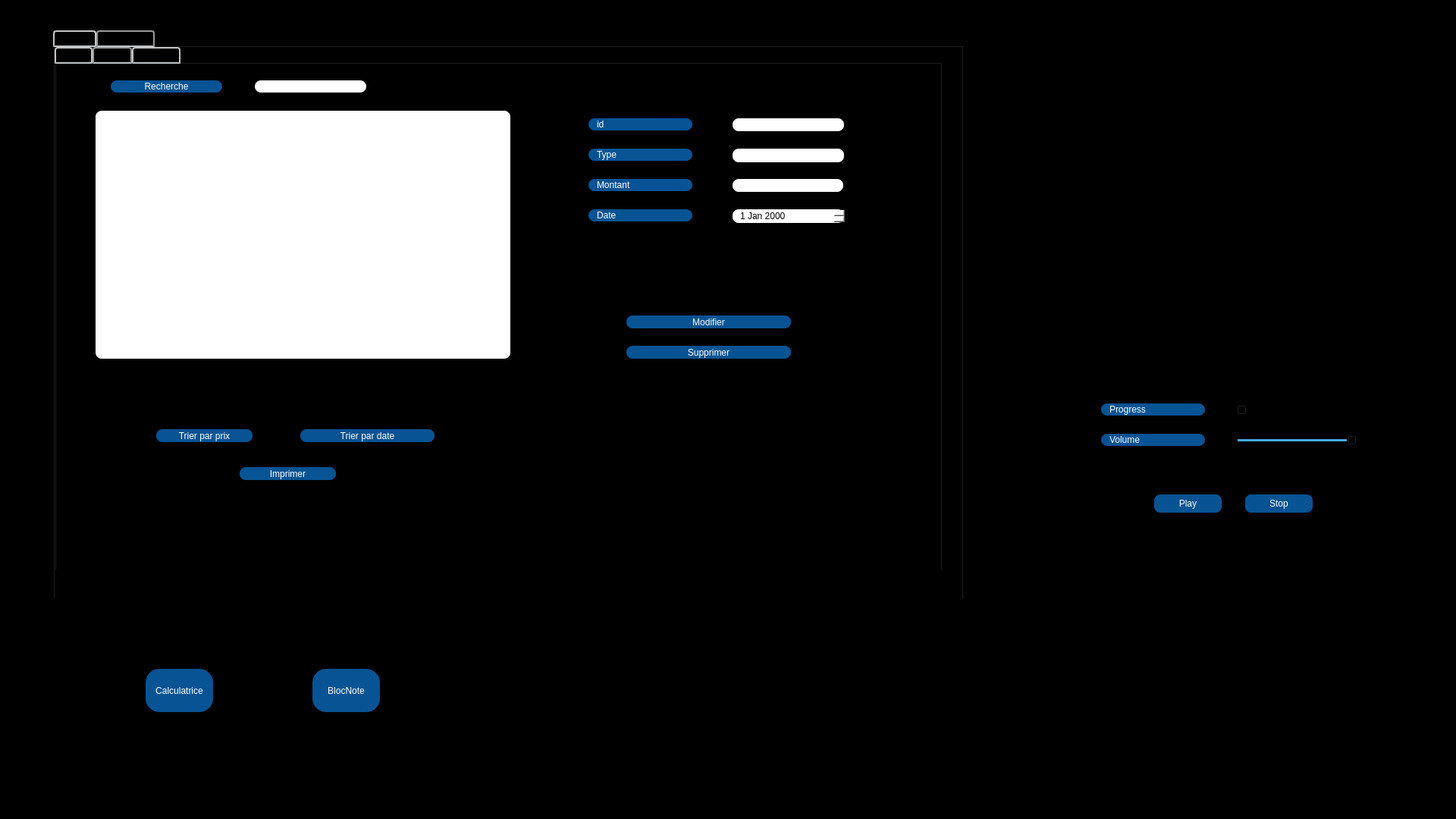
<?xml version="1.0" encoding="UTF-8"?>
<ui version="4.0">
 <class>finance</class>
 <widget class="QDialog" name="finance">
  <property name="geometry">
   <rect>
    <x>0</x>
    <y>0</y>
    <width>1920</width>
    <height>1080</height>
   </rect>
  </property>
  <property name="windowTitle">
   <string>Dialog</string>
  </property>
  <property name="styleSheet">
   <string notr="true">
background-color: rgb(0, 0, 0);</string>
  </property>
  <widget class="QLabel" name="label_10">
   <property name="geometry">
    <rect>
     <x>880</x>
     <y>110</y>
     <width>51</width>
     <height>51</height>
    </rect>
   </property>
   <property name="styleSheet">
    <string notr="true">image: url(:/img/rv.png);</string>
   </property>
   <property name="text">
    <string/>
   </property>
  </widget>
  <widget class="QLabel" name="label_7">
   <property name="geometry">
    <rect>
     <x>800</x>
     <y>110</y>
     <width>51</width>
     <height>51</height>
    </rect>
   </property>
   <property name="styleSheet">
    <string notr="true">image: url(:/img/recl.png);</string>
   </property>
   <property name="text">
    <string/>
   </property>
  </widget>
  <widget class="QLabel" name="label_8">
   <property name="geometry">
    <rect>
     <x>720</x>
     <y>110</y>
     <width>51</width>
     <height>51</height>
    </rect>
   </property>
   <property name="styleSheet">
    <string notr="true">image: url(:/img/home.png);</string>
   </property>
   <property name="text">
    <string/>
   </property>
  </widget>
  <widget class="QTabWidget" name="tabWidget">
   <property name="geometry">
    <rect>
     <x>70</x>
     <y>40</y>
     <width>1201</width>
     <height>751</height>
    </rect>
   </property>
   <property name="styleSheet">
    <string notr="true">QTabBar::tab {
	border-color: rgb(170, 170, 0);
    background: qlineargradient(x1: 0, y1: 0, x2: 0, y2: 1,
                                stop: 0 #E1E1E1, stop: 0.4 #DDDDDD,
                                stop: 0.5 #D8D8D8, stop: 1.0 #D3D3D3);
    border: 2px solid#C4C4C3;
    border-bottom-color: #C2C7CB; /* same as the pane color */
    border-top-left-radius: 4px;
    border-top-right-radius: 4px;
    min-width:20ex;
    padding: 2px;
     font: bold, &quot;Comic Sans MS&quot;;
}

QTabBar::tab:selected, QTabBar::tab:hover {
    background: qlineargradient(x1: 0, y1: 0, x2: 0, y2: 1,
                                stop: 0 #fade02, stop: 0.4 #fade02,
                                stop: 0.5 #fade02, stop: 1.0 #fade02);
}

QTabBar::tab:selected {
    border-color: #9B9B9B;
    border-bottom-color: #C2C7CB; /* same as pane color */
}</string>
   </property>
   <property name="currentIndex">
    <number>1</number>
   </property>
   <widget class="QWidget" name="tab_15">
    <attribute name="title">
     <string>Revenue</string>
    </attribute>
    <widget class="QTabWidget" name="tabWidget_6">
     <property name="geometry">
      <rect>
       <x>0</x>
       <y>0</y>
       <width>1181</width>
       <height>691</height>
      </rect>
     </property>
     <property name="styleSheet">
      <string notr="true">QTabBar::tab {
    background: qlineargradient(x1: 0, y1: 0, x2: 0, y2: 1,
                                stop: 0 #E1E1E1, stop: 0.4 #DDDDDD,
                                stop: 0.5 #D8D8D8, stop: 1.0 #D3D3D3);
    border: 2px solid#C4C4C3;
    border-bottom-color: #C2C7CB; /* same as the pane color */
    border-top-left-radius: 4px;
    border-top-right-radius: 4px;
    min-width:20ex;
    padding: 2px;
     font: bold, &quot;Comic Sans MS&quot;;
}

QTabBar::tab:selected, QTabBar::tab:hover {
    background: qlineargradient(x1: 0, y1: 0, x2: 0, y2: 1,
                                stop: 0 #085394, stop: 0.4 #085394,
                                stop: 0.5 #085394, stop: 1.0 #085394);
}

QTabBar::tab:selected {
    border-color: #9B9B9B;
    border-bottom-color: #C2C7CB; /* same as pane color */
}</string>
     </property>
     <property name="currentIndex">
      <number>1</number>
     </property>
     <widget class="QWidget" name="tab_16">
      <attribute name="title">
       <string>Ajouter </string>
      </attribute>
      <widget class="QPushButton" name="ajouter_revenue">
       <property name="geometry">
        <rect>
         <x>410</x>
         <y>360</y>
         <width>311</width>
         <height>31</height>
        </rect>
       </property>
       <property name="font">
        <font>
         <family>Comic Sans MS</family>
         <pointsize>8</pointsize>
         <weight>75</weight>
         <italic>false</italic>
         <bold>true</bold>
         <kerning>true</kerning>
        </font>
       </property>
       <property name="styleSheet">
        <string notr="true">border: 2px solid black;
font: 75 8pt &quot;MS Shell Dlg 2&quot;;
border-radius: 10px;
color: rgb(255, 255, 255);
padding: 0 8px;
background: #085394;
font: bold, &quot;Comic Sans MS&quot;;;
text-align:center;</string>
       </property>
       <property name="text">
        <string>Ajouter</string>
       </property>
      </widget>
      <widget class="QLabel" name="label_64">
       <property name="geometry">
        <rect>
         <x>370</x>
         <y>210</y>
         <width>181</width>
         <height>20</height>
        </rect>
       </property>
       <property name="styleSheet">
        <string notr="true">border: 2px solid black;
font: 75 8pt &quot;MS Shell Dlg 2&quot;;
border-radius: 10px;
color: rgb(255, 255, 255);
padding: 0 8px;
background: #085394;
font: bold, &quot;Comic Sans MS&quot;;;
text-align:center;</string>
       </property>
       <property name="text">
        <string>Produit</string>
       </property>
      </widget>
      <widget class="QLineEdit" name="idajout_revenue">
       <property name="geometry">
        <rect>
         <x>590</x>
         <y>90</y>
         <width>171</width>
         <height>22</height>
        </rect>
       </property>
       <property name="styleSheet">
        <string notr="true">border: 2px solid black;
font: 75 8pt &quot;MS Shell Dlg 2&quot;;
border-radius: 10px;
padding: 0 8px;
background: white;
font: bold, &quot;Comic Sans MS&quot;;;
text-align:center;</string>
       </property>
       <property name="text">
        <string/>
       </property>
       <property name="frame">
        <bool>true</bool>
       </property>
       <property name="echoMode">
        <enum>QLineEdit::Normal</enum>
       </property>
       <property name="clearButtonEnabled">
        <bool>true</bool>
       </property>
      </widget>
      <widget class="QLabel" name="label_65">
       <property name="geometry">
        <rect>
         <x>370</x>
         <y>250</y>
         <width>181</width>
         <height>20</height>
        </rect>
       </property>
       <property name="styleSheet">
        <string notr="true">border: 2px solid black;
font: 75 8pt &quot;MS Shell Dlg 2&quot;;
border-radius: 10px;
color: rgb(255, 255, 255);
padding: 0 8px;
background: #085394;
font: bold, &quot;Comic Sans MS&quot;;;
text-align:center;</string>
       </property>
       <property name="text">
        <string>Date</string>
       </property>
      </widget>
      <widget class="QLabel" name="label_68">
       <property name="enabled">
        <bool>true</bool>
       </property>
       <property name="geometry">
        <rect>
         <x>370</x>
         <y>90</y>
         <width>181</width>
         <height>20</height>
        </rect>
       </property>
       <property name="layoutDirection">
        <enum>Qt::LeftToRight</enum>
       </property>
       <property name="styleSheet">
        <string notr="true">border: 2px solid black;
font: 75 8pt &quot;MS Shell Dlg 2&quot;;
border-radius: 10px;
color: rgb(255, 255, 255);
padding: 0 8px;
background: #085394;
font: bold, &quot;Comic Sans MS&quot;;;
text-align:center;</string>
       </property>
       <property name="text">
        <string>id</string>
       </property>
       <property name="wordWrap">
        <bool>false</bool>
       </property>
      </widget>
      <widget class="QLabel" name="label_69">
       <property name="geometry">
        <rect>
         <x>370</x>
         <y>130</y>
         <width>181</width>
         <height>20</height>
        </rect>
       </property>
       <property name="styleSheet">
        <string notr="true">border: 2px solid black;
font: 75 8pt &quot;MS Shell Dlg 2&quot;;
border-radius: 10px;
color: rgb(255, 255, 255);
padding: 0 8px;
background: #085394;
font: bold, &quot;Comic Sans MS&quot;;;
text-align:center;</string>
       </property>
       <property name="text">
        <string>Montant</string>
       </property>
      </widget>
      <widget class="QLineEdit" name="quantite_ajout_revenue">
       <property name="geometry">
        <rect>
         <x>590</x>
         <y>170</y>
         <width>171</width>
         <height>22</height>
        </rect>
       </property>
       <property name="styleSheet">
        <string notr="true">border: 2px solid black;
font: 75 8pt &quot;MS Shell Dlg 2&quot;;
border-radius: 10px;
padding: 0 8px;
background: white;
font: bold, &quot;Comic Sans MS&quot;;;
text-align:center;</string>
       </property>
       <property name="clearButtonEnabled">
        <bool>true</bool>
       </property>
      </widget>
      <widget class="QLineEdit" name="montant_ajout_revenue">
       <property name="geometry">
        <rect>
         <x>590</x>
         <y>130</y>
         <width>171</width>
         <height>22</height>
        </rect>
       </property>
       <property name="styleSheet">
        <string notr="true">border: 2px solid black;
font: 75 8pt &quot;MS Shell Dlg 2&quot;;
border-radius: 10px;
padding: 0 8px;
background: white;
font: bold, &quot;Comic Sans MS&quot;;;
text-align:center;</string>
       </property>
       <property name="clearButtonEnabled">
        <bool>true</bool>
       </property>
      </widget>
      <widget class="QLabel" name="label_66">
       <property name="geometry">
        <rect>
         <x>370</x>
         <y>170</y>
         <width>181</width>
         <height>20</height>
        </rect>
       </property>
       <property name="styleSheet">
        <string notr="true">border: 2px solid black;
font: 75 8pt &quot;MS Shell Dlg 2&quot;;
border-radius: 10px;
color: rgb(255, 255, 255);
padding: 0 8px;
background: #085394;
font: bold, &quot;Comic Sans MS&quot;;;
text-align:center;</string>
       </property>
       <property name="text">
        <string>Quantite</string>
       </property>
      </widget>
      <widget class="QLineEdit" name="produit_ajout_revenue">
       <property name="geometry">
        <rect>
         <x>590</x>
         <y>210</y>
         <width>171</width>
         <height>22</height>
        </rect>
       </property>
       <property name="styleSheet">
        <string notr="true">border: 2px solid black;
font: 75 8pt &quot;MS Shell Dlg 2&quot;;
border-radius: 10px;
padding: 0 8px;
background: white;
font: bold, &quot;Comic Sans MS&quot;;;
text-align:center;</string>
       </property>
       <property name="clearButtonEnabled">
        <bool>true</bool>
       </property>
      </widget>
      <widget class="QDateEdit" name="date_ajout_revenue">
       <property name="geometry">
        <rect>
         <x>590</x>
         <y>250</y>
         <width>151</width>
         <height>22</height>
        </rect>
       </property>
       <property name="styleSheet">
        <string notr="true">border: 2px solid black;
font: 75 8pt &quot;MS Shell Dlg 2&quot;;
border-radius: 10px;
padding: 0 8px;
background: white;
font: bold, &quot;Comic Sans MS&quot;;;
text-align:center;</string>
       </property>
      </widget>
     </widget>
     <widget class="QWidget" name="tab_17">
      <attribute name="title">
       <string>Afficher </string>
      </attribute>
      <widget class="QTableView" name="affichage_revenue">
       <property name="geometry">
        <rect>
         <x>10</x>
         <y>60</y>
         <width>701</width>
         <height>351</height>
        </rect>
       </property>
       <property name="styleSheet">
        <string notr="true">border: 2px solid black;
font: 75 8pt &quot;MS Shell Dlg 2&quot;;
border-radius: 10px;
padding: 0 8px;
background: white;
font: bold, &quot;Comic Sans MS&quot;;;
text-align:center;</string>
       </property>
      </widget>
      <widget class="QPushButton" name="tri_prix_revenue">
       <property name="geometry">
        <rect>
         <x>350</x>
         <y>480</y>
         <width>121</width>
         <height>21</height>
        </rect>
       </property>
       <property name="styleSheet">
        <string notr="true">border: 2px solid black;
font: 75 8pt &quot;MS Shell Dlg 2&quot;;
border-radius: 10px;
color: rgb(255, 255, 255);
padding: 0 8px;
background: #085394;
font: bold, &quot;Comic Sans MS&quot;;;
text-align:center;</string>
       </property>
       <property name="text">
        <string>Trier par prix</string>
       </property>
      </widget>
      <widget class="QLineEdit" name="id_recherche_revenue">
       <property name="geometry">
        <rect>
         <x>262</x>
         <y>20</y>
         <width>151</width>
         <height>20</height>
        </rect>
       </property>
       <property name="styleSheet">
        <string notr="true">border: 2px solid black;
font: 75 8pt &quot;MS Shell Dlg 2&quot;;
border-radius: 10px;
padding: 0 8px;
background: white;
font: bold, &quot;Comic Sans MS&quot;;;
text-align:center;</string>
       </property>
       <property name="clearButtonEnabled">
        <bool>true</bool>
       </property>
      </widget>
      <widget class="QPushButton" name="recherche_revenue">
       <property name="geometry">
        <rect>
         <x>70</x>
         <y>20</y>
         <width>121</width>
         <height>20</height>
        </rect>
       </property>
       <property name="styleSheet">
        <string notr="true">border: 2px solid black;
font: 75 8pt &quot;MS Shell Dlg 2&quot;;
border-radius: 10px;
color: rgb(255, 255, 255);
padding: 0 8px;
background: #085394;
font: bold, &quot;Comic Sans MS&quot;;;
text-align:center;</string>
       </property>
       <property name="text">
        <string>Recherche</string>
       </property>
      </widget>
      <widget class="QLabel" name="label_71">
       <property name="geometry">
        <rect>
         <x>760</x>
         <y>100</y>
         <width>161</width>
         <height>20</height>
        </rect>
       </property>
       <property name="styleSheet">
        <string notr="true">border: 2px solid black;
font: 75 8pt &quot;MS Shell Dlg 2&quot;;
border-radius: 10px;
color: rgb(255, 255, 255);
padding: 0 8px;
background: #085394;
font: bold, &quot;Comic Sans MS&quot;;;
text-align:center;</string>
       </property>
       <property name="text">
        <string>Montant</string>
       </property>
      </widget>
      <widget class="QLineEdit" name="montant_afficher_revenue">
       <property name="geometry">
        <rect>
         <x>982</x>
         <y>100</y>
         <width>161</width>
         <height>20</height>
        </rect>
       </property>
       <property name="styleSheet">
        <string notr="true">border: 2px solid black;
font: 75 8pt &quot;MS Shell Dlg 2&quot;;
border-radius: 10px;
padding: 0 8px;
background: white;
font: bold, &quot;Comic Sans MS&quot;;;
text-align:center;</string>
       </property>
       <property name="clearButtonEnabled">
        <bool>true</bool>
       </property>
      </widget>
      <widget class="QLabel" name="label_73">
       <property name="geometry">
        <rect>
         <x>760</x>
         <y>190</y>
         <width>161</width>
         <height>20</height>
        </rect>
       </property>
       <property name="styleSheet">
        <string notr="true">border: 2px solid black;
font: 75 8pt &quot;MS Shell Dlg 2&quot;;
border-radius: 10px;
color: rgb(255, 255, 255);
padding: 0 8px;
background: #085394;
font: bold, &quot;Comic Sans MS&quot;;;
text-align:center;</string>
       </property>
       <property name="text">
        <string>Date</string>
       </property>
      </widget>
      <widget class="QLabel" name="label_74">
       <property name="geometry">
        <rect>
         <x>760</x>
         <y>130</y>
         <width>161</width>
         <height>20</height>
        </rect>
       </property>
       <property name="styleSheet">
        <string notr="true">border: 2px solid black;
font: 75 8pt &quot;MS Shell Dlg 2&quot;;
border-radius: 10px;
color: rgb(255, 255, 255);
padding: 0 8px;
background: #085394;
font: bold, &quot;Comic Sans MS&quot;;;
text-align:center;</string>
       </property>
       <property name="text">
        <string>Produit</string>
       </property>
      </widget>
      <widget class="QLineEdit" name="produit_afficher_revenue">
       <property name="geometry">
        <rect>
         <x>982</x>
         <y>130</y>
         <width>161</width>
         <height>20</height>
        </rect>
       </property>
       <property name="styleSheet">
        <string notr="true">border: 2px solid black;
font: 75 8pt &quot;MS Shell Dlg 2&quot;;
border-radius: 10px;
padding: 0 8px;
background: white;
font: bold, &quot;Comic Sans MS&quot;;;
text-align:center;</string>
       </property>
       <property name="clearButtonEnabled">
        <bool>true</bool>
       </property>
      </widget>
      <widget class="QLabel" name="label_75">
       <property name="geometry">
        <rect>
         <x>760</x>
         <y>70</y>
         <width>161</width>
         <height>20</height>
        </rect>
       </property>
       <property name="styleSheet">
        <string notr="true">border: 2px solid black;
font: 75 8pt &quot;MS Shell Dlg 2&quot;;
border-radius: 10px;
color: rgb(255, 255, 255);
padding: 0 8px;
background: #085394;
font: bold, &quot;Comic Sans MS&quot;;;
text-align:center;</string>
       </property>
       <property name="text">
        <string>id</string>
       </property>
      </widget>
      <widget class="QPushButton" name="modifier_revnue">
       <property name="geometry">
        <rect>
         <x>850</x>
         <y>280</y>
         <width>121</width>
         <height>20</height>
        </rect>
       </property>
       <property name="styleSheet">
        <string notr="true">border: 2px solid black;
font: 75 8pt &quot;MS Shell Dlg 2&quot;;
border-radius: 10px;
color: rgb(255, 255, 255);
padding: 0 8px;
background: #085394;
font: bold, &quot;Comic Sans MS&quot;;;
text-align:center;</string>
       </property>
       <property name="text">
        <string>Modifier</string>
       </property>
      </widget>
      <widget class="QPushButton" name="supprimer_revenue">
       <property name="geometry">
        <rect>
         <x>850</x>
         <y>340</y>
         <width>121</width>
         <height>21</height>
        </rect>
       </property>
       <property name="styleSheet">
        <string notr="true">border: 2px solid black;
font: 75 8pt &quot;MS Shell Dlg 2&quot;;
border-radius: 10px;
color: rgb(255, 255, 255);
padding: 0 8px;
background: #085394;
font: bold, &quot;Comic Sans MS&quot;;;
text-align:center;</string>
       </property>
       <property name="text">
        <string>Supprimer</string>
       </property>
      </widget>
      <widget class="QLineEdit" name="id_afficher_revenue">
       <property name="geometry">
        <rect>
         <x>982</x>
         <y>70</y>
         <width>161</width>
         <height>20</height>
        </rect>
       </property>
       <property name="styleSheet">
        <string notr="true">border: 2px solid black;
font: 75 8pt &quot;MS Shell Dlg 2&quot;;
border-radius: 10px;
padding: 0 8px;
background: white;
font: bold, &quot;Comic Sans MS&quot;;;
text-align:center;</string>
       </property>
       <property name="clearButtonEnabled">
        <bool>true</bool>
       </property>
      </widget>
      <widget class="QPushButton" name="imprimer_revenue">
       <property name="geometry">
        <rect>
         <x>240</x>
         <y>530</y>
         <width>75</width>
         <height>23</height>
        </rect>
       </property>
       <property name="styleSheet">
        <string notr="true">border: 2px solid black;
font: 75 8pt &quot;MS Shell Dlg 2&quot;;
border-radius: 10px;
color: rgb(255, 255, 255);
padding: 0 8px;
background: #085394;
font: bold, &quot;Comic Sans MS&quot;;;
text-align:center;</string>
       </property>
       <property name="text">
        <string>Imprimer</string>
       </property>
      </widget>
      <widget class="QPushButton" name="tri_date_revenue">
       <property name="geometry">
        <rect>
         <x>90</x>
         <y>480</y>
         <width>121</width>
         <height>21</height>
        </rect>
       </property>
       <property name="styleSheet">
        <string notr="true">border: 2px solid black;
font: 75 8pt &quot;MS Shell Dlg 2&quot;;
border-radius: 10px;
color: rgb(255, 255, 255);
padding: 0 8px;
background: #085394;
font: bold, &quot;Comic Sans MS&quot;;;
text-align:center;</string>
       </property>
       <property name="text">
        <string>Trier par date</string>
       </property>
      </widget>
      <widget class="QLabel" name="label_67">
       <property name="geometry">
        <rect>
         <x>760</x>
         <y>160</y>
         <width>161</width>
         <height>20</height>
        </rect>
       </property>
       <property name="styleSheet">
        <string notr="true">border: 2px solid black;
font: 75 8pt &quot;MS Shell Dlg 2&quot;;
border-radius: 10px;
color: rgb(255, 255, 255);
padding: 0 8px;
background: #085394;
font: bold, &quot;Comic Sans MS&quot;;;
text-align:center;</string>
       </property>
       <property name="text">
        <string>Quantite</string>
       </property>
      </widget>
      <widget class="QLineEdit" name="quantite_afficher_revenue">
       <property name="geometry">
        <rect>
         <x>982</x>
         <y>160</y>
         <width>161</width>
         <height>20</height>
        </rect>
       </property>
       <property name="styleSheet">
        <string notr="true">border: 2px solid black;
font: 75 8pt &quot;MS Shell Dlg 2&quot;;
border-radius: 10px;
padding: 0 8px;
background: white;
font: bold, &quot;Comic Sans MS&quot;;;
text-align:center;</string>
       </property>
       <property name="clearButtonEnabled">
        <bool>true</bool>
       </property>
      </widget>
      <widget class="QDateEdit" name="date_afficher_revenue">
       <property name="geometry">
        <rect>
         <x>982</x>
         <y>190</y>
         <width>141</width>
         <height>22</height>
        </rect>
       </property>
       <property name="styleSheet">
        <string notr="true">border: 2px solid black;
font: 75 8pt &quot;MS Shell Dlg 2&quot;;
border-radius: 10px;
padding: 0 8px;
background: white;
font: bold, &quot;Comic Sans MS&quot;;;
text-align:center;</string>
       </property>
      </widget>
     </widget>
     <widget class="QWidget" name="tab_18">
      <attribute name="title">
       <string>Statistique</string>
      </attribute>
     </widget>
    </widget>
   </widget>
   <widget class="QWidget" name="tab_19">
    <attribute name="title">
     <string>Dependance</string>
    </attribute>
    <widget class="QTabWidget" name="rt">
     <property name="geometry">
      <rect>
       <x>0</x>
       <y>0</y>
       <width>1171</width>
       <height>691</height>
      </rect>
     </property>
     <property name="styleSheet">
      <string notr="true">QTabBar::tab {
    background: qlineargradient(x1: 0, y1: 0, x2: 0, y2: 1,
                                stop: 0 #E1E1E1, stop: 0.4 #DDDDDD,
                                stop: 0.5 #D8D8D8, stop: 1.0 #D3D3D3);
    border: 2px solid#C4C4C3;
    border-bottom-color: #C2C7CB; /* same as the pane color */
    border-top-left-radius: 4px;
    border-top-right-radius: 4px;
    min-width:20ex;
    padding: 2px;
     font: bold, &quot;Comic Sans MS&quot;;
}

QTabBar::tab:selected, QTabBar::tab:hover {
    background: qlineargradient(x1: 0, y1: 0, x2: 0, y2: 1,
                                stop: 0 #085394, stop: 0.4 #085394,
                                stop: 0.5 #085394, stop: 1.0 #085394);
}

QTabBar::tab:selected {
    border-color: #9B9B9B;
    border-bottom-color: #C2C7CB; /* same as pane color */
}</string>
     </property>
     <property name="currentIndex">
      <number>1</number>
     </property>
     <widget class="QWidget" name="tab_20">
      <attribute name="title">
       <string>Ajouter </string>
      </attribute>
      <widget class="QLabel" name="label_76">
       <property name="geometry">
        <rect>
         <x>370</x>
         <y>150</y>
         <width>181</width>
         <height>21</height>
        </rect>
       </property>
       <property name="styleSheet">
        <string notr="true">border: 2px solid black;
font: 75 8pt &quot;MS Shell Dlg 2&quot;;
border-radius: 10px;
color: rgb(255, 255, 255);
padding: 0 8px;
background: #085394;
font: bold, &quot;Comic Sans MS&quot;;;
text-align:center;</string>
       </property>
       <property name="text">
        <string>id</string>
       </property>
      </widget>
      <widget class="QLineEdit" name="id_ajout_dependance">
       <property name="geometry">
        <rect>
         <x>590</x>
         <y>150</y>
         <width>181</width>
         <height>21</height>
        </rect>
       </property>
       <property name="styleSheet">
        <string notr="true">border: 2px solid black;
font: 75 8pt &quot;MS Shell Dlg 2&quot;;
border-radius: 10px;
padding: 0 8px;
background: white;
font: bold, &quot;Comic Sans MS&quot;;;
text-align:center;</string>
       </property>
       <property name="clearButtonEnabled">
        <bool>true</bool>
       </property>
      </widget>
      <widget class="QLabel" name="label_77">
       <property name="geometry">
        <rect>
         <x>370</x>
         <y>270</y>
         <width>181</width>
         <height>21</height>
        </rect>
       </property>
       <property name="styleSheet">
        <string notr="true">border: 2px solid black;
font: 75 8pt &quot;MS Shell Dlg 2&quot;;
border-radius: 10px;
color: rgb(255, 255, 255);
padding: 0 8px;
background: #085394;
font: bold, &quot;Comic Sans MS&quot;;;
text-align:center;</string>
       </property>
       <property name="text">
        <string>Date</string>
       </property>
      </widget>
      <widget class="QLabel" name="label_78">
       <property name="geometry">
        <rect>
         <x>370</x>
         <y>190</y>
         <width>181</width>
         <height>21</height>
        </rect>
       </property>
       <property name="styleSheet">
        <string notr="true">border: 2px solid black;
font: 75 8pt &quot;MS Shell Dlg 2&quot;;
border-radius: 10px;
color: rgb(255, 255, 255);
padding: 0 8px;
background: #085394;
font: bold, &quot;Comic Sans MS&quot;;;
text-align:center;</string>
       </property>
       <property name="text">
        <string>Type</string>
       </property>
      </widget>
      <widget class="QLineEdit" name="montant_ajout_dependance">
       <property name="geometry">
        <rect>
         <x>590</x>
         <y>230</y>
         <width>181</width>
         <height>20</height>
        </rect>
       </property>
       <property name="styleSheet">
        <string notr="true">border: 2px solid black;
font: 75 8pt &quot;MS Shell Dlg 2&quot;;
border-radius: 10px;
padding: 0 8px;
background: white;
font: bold, &quot;Comic Sans MS&quot;;;
text-align:center;</string>
       </property>
       <property name="clearButtonEnabled">
        <bool>true</bool>
       </property>
      </widget>
      <widget class="QLabel" name="label_80">
       <property name="geometry">
        <rect>
         <x>370</x>
         <y>230</y>
         <width>181</width>
         <height>21</height>
        </rect>
       </property>
       <property name="styleSheet">
        <string notr="true">border: 2px solid black;
font: 75 8pt &quot;MS Shell Dlg 2&quot;;
border-radius: 10px;
color: rgb(255, 255, 255);
padding: 0 8px;
background: #085394;
font: bold, &quot;Comic Sans MS&quot;;;
text-align:center;</string>
       </property>
       <property name="text">
        <string>Montant</string>
       </property>
      </widget>
      <widget class="QPushButton" name="ajout_dependance">
       <property name="geometry">
        <rect>
         <x>460</x>
         <y>400</y>
         <width>181</width>
         <height>21</height>
        </rect>
       </property>
       <property name="styleSheet">
        <string notr="true">border: 2px solid black;
font: 75 8pt &quot;MS Shell Dlg 2&quot;;
border-radius: 10px;
color: rgb(255, 255, 255);
padding: 0 8px;
background: #085394;
font: bold, &quot;Comic Sans MS&quot;;;
text-align:center;


</string>
       </property>
       <property name="text">
        <string>Ajouter</string>
       </property>
      </widget>
      <widget class="QLineEdit" name="type_ajout_dependance">
       <property name="geometry">
        <rect>
         <x>590</x>
         <y>190</y>
         <width>181</width>
         <height>21</height>
        </rect>
       </property>
       <property name="styleSheet">
        <string notr="true">border: 2px solid black;
font: 75 8pt &quot;MS Shell Dlg 2&quot;;
border-radius: 10px;
padding: 0 8px;
background: white;
font: bold, &quot;Comic Sans MS&quot;;;
text-align:center;</string>
       </property>
       <property name="clearButtonEnabled">
        <bool>true</bool>
       </property>
      </widget>
      <widget class="QDateEdit" name="date_ajout_dependance">
       <property name="geometry">
        <rect>
         <x>590</x>
         <y>270</y>
         <width>181</width>
         <height>22</height>
        </rect>
       </property>
       <property name="styleSheet">
        <string notr="true">border: 2px solid black;
font: 75 8pt &quot;MS Shell Dlg 2&quot;;
border-radius: 10px;
padding: 0 8px;
background: white;
font: bold, &quot;Comic Sans MS&quot;;;
text-align:center;</string>
       </property>
      </widget>
     </widget>
     <widget class="QWidget" name="tab_21">
      <attribute name="title">
       <string>Afficher </string>
      </attribute>
      <widget class="QTableView" name="affichage_dependance">
       <property name="geometry">
        <rect>
         <x>50</x>
         <y>60</y>
         <width>551</width>
         <height>331</height>
        </rect>
       </property>
       <property name="styleSheet">
        <string notr="true">border: 2px solid black;
font: 75 8pt &quot;MS Shell Dlg 2&quot;;
border-radius: 10px;
padding: 0 8px;
background: white;
font: bold, &quot;Comic Sans MS&quot;;;
text-align:center;</string>
       </property>
      </widget>
      <widget class="QLabel" name="label_90">
       <property name="geometry">
        <rect>
         <x>700</x>
         <y>70</y>
         <width>141</width>
         <height>20</height>
        </rect>
       </property>
       <property name="styleSheet">
        <string notr="true">border: 2px solid black;
font: 75 8pt &quot;MS Shell Dlg 2&quot;;
border-radius: 10px;
color: rgb(255, 255, 255);
padding: 0 8px;
background: #085394;
font: bold, &quot;Comic Sans MS&quot;;;
text-align:center;</string>
       </property>
       <property name="text">
        <string>id</string>
       </property>
      </widget>
      <widget class="QPushButton" name="modifier_dependance">
       <property name="geometry">
        <rect>
         <x>750</x>
         <y>330</y>
         <width>221</width>
         <height>21</height>
        </rect>
       </property>
       <property name="styleSheet">
        <string notr="true">border: 2px solid black;
font: 75 8pt &quot;MS Shell Dlg 2&quot;;
border-radius: 10px;
color: rgb(255, 255, 255);
padding: 0 8px;
background: #085394;
font: bold, &quot;Comic Sans MS&quot;;;
text-align:center;</string>
       </property>
       <property name="text">
        <string>Modifier</string>
       </property>
      </widget>
      <widget class="QPushButton" name="supprimer_dependance">
       <property name="geometry">
        <rect>
         <x>750</x>
         <y>370</y>
         <width>221</width>
         <height>21</height>
        </rect>
       </property>
       <property name="styleSheet">
        <string notr="true">border: 2px solid black;
font: 75 8pt &quot;MS Shell Dlg 2&quot;;
border-radius: 10px;
color: rgb(255, 255, 255);
padding: 0 8px;
background: #085394;
font: bold, &quot;Comic Sans MS&quot;;;
text-align:center;</string>
       </property>
       <property name="text">
        <string>Supprimer</string>
       </property>
      </widget>
      <widget class="QLineEdit" name="id_recherche_dependance">
       <property name="geometry">
        <rect>
         <x>260</x>
         <y>20</y>
         <width>151</width>
         <height>20</height>
        </rect>
       </property>
       <property name="styleSheet">
        <string notr="true">border: 2px solid black;
font: 75 8pt &quot;MS Shell Dlg 2&quot;;
border-radius: 10px;
padding: 0 8px;
background: white;
font: bold, &quot;Comic Sans MS&quot;;;
text-align:center;</string>
       </property>
       <property name="clearButtonEnabled">
        <bool>true</bool>
       </property>
      </widget>
      <widget class="QPushButton" name="recherche_dependance">
       <property name="geometry">
        <rect>
         <x>70</x>
         <y>20</y>
         <width>151</width>
         <height>20</height>
        </rect>
       </property>
       <property name="styleSheet">
        <string notr="true">border: 2px solid black;
font: 75 8pt &quot;MS Shell Dlg 2&quot;;
border-radius: 10px;
color: rgb(255, 255, 255);
padding: 0 8px;
background: #085394;
font: bold, &quot;Comic Sans MS&quot;;;
text-align:center;</string>
       </property>
       <property name="text">
        <string>Recherche</string>
       </property>
      </widget>
      <widget class="QPushButton" name="tri_prix_dependance">
       <property name="geometry">
        <rect>
         <x>130</x>
         <y>480</y>
         <width>131</width>
         <height>21</height>
        </rect>
       </property>
       <property name="styleSheet">
        <string notr="true">border: 2px solid black;
font: 75 8pt &quot;MS Shell Dlg 2&quot;;
border-radius: 10px;
color: rgb(255, 255, 255);
padding: 0 8px;
background: #085394;
font: bold, &quot;Comic Sans MS&quot;;;
text-align:center;</string>
       </property>
       <property name="text">
        <string>Trier par prix</string>
       </property>
      </widget>
      <widget class="QLineEdit" name="id_affichage_dependance">
       <property name="geometry">
        <rect>
         <x>890</x>
         <y>70</y>
         <width>151</width>
         <height>21</height>
        </rect>
       </property>
       <property name="styleSheet">
        <string notr="true">border: 2px solid black;
font: 75 8pt &quot;MS Shell Dlg 2&quot;;
border-radius: 10px;
padding: 0 8px;
background: white;
font: bold, &quot;Comic Sans MS&quot;;;
text-align:center;</string>
       </property>
       <property name="clearButtonEnabled">
        <bool>true</bool>
       </property>
      </widget>
      <widget class="QPushButton" name="tri_date_dependance">
       <property name="geometry">
        <rect>
         <x>320</x>
         <y>480</y>
         <width>181</width>
         <height>21</height>
        </rect>
       </property>
       <property name="styleSheet">
        <string notr="true">border: 2px solid black;
font: 75 8pt &quot;MS Shell Dlg 2&quot;;
border-radius: 10px;
color: rgb(255, 255, 255);
padding: 0 8px;
background: #085394;
font: bold, &quot;Comic Sans MS&quot;;;
text-align:center;</string>
       </property>
       <property name="text">
        <string>Trier par date</string>
       </property>
      </widget>
      <widget class="QPushButton" name="imprimer_dependance">
       <property name="geometry">
        <rect>
         <x>240</x>
         <y>530</y>
         <width>131</width>
         <height>21</height>
        </rect>
       </property>
       <property name="styleSheet">
        <string notr="true">border: 2px solid black;
font: 75 8pt &quot;MS Shell Dlg 2&quot;;
border-radius: 10px;
color: rgb(255, 255, 255);
padding: 0 8px;
background: #085394;
font: bold, &quot;Comic Sans MS&quot;;;
text-align:center;</string>
       </property>
       <property name="text">
        <string>Imprimer</string>
       </property>
      </widget>
      <widget class="QLabel" name="label_70">
       <property name="geometry">
        <rect>
         <x>700</x>
         <y>150</y>
         <width>141</width>
         <height>20</height>
        </rect>
       </property>
       <property name="styleSheet">
        <string notr="true">border: 2px solid black;
font: 75 8pt &quot;MS Shell Dlg 2&quot;;
border-radius: 10px;
color: rgb(255, 255, 255);
padding: 0 8px;
background: #085394;
font: bold, &quot;Comic Sans MS&quot;;;
text-align:center;</string>
       </property>
       <property name="text">
        <string>Montant</string>
       </property>
      </widget>
      <widget class="QLabel" name="label_72">
       <property name="geometry">
        <rect>
         <x>700</x>
         <y>110</y>
         <width>141</width>
         <height>20</height>
        </rect>
       </property>
       <property name="styleSheet">
        <string notr="true">border: 2px solid black;
font: 75 8pt &quot;MS Shell Dlg 2&quot;;
border-radius: 10px;
color: rgb(255, 255, 255);
padding: 0 8px;
background: #085394;
font: bold, &quot;Comic Sans MS&quot;;;
text-align:center;</string>
       </property>
       <property name="text">
        <string>Type</string>
       </property>
      </widget>
      <widget class="QLabel" name="label_84">
       <property name="geometry">
        <rect>
         <x>700</x>
         <y>190</y>
         <width>141</width>
         <height>20</height>
        </rect>
       </property>
       <property name="styleSheet">
        <string notr="true">border: 2px solid black;
font: 75 8pt &quot;MS Shell Dlg 2&quot;;
border-radius: 10px;
color: rgb(255, 255, 255);
padding: 0 8px;
background: #085394;
font: bold, &quot;Comic Sans MS&quot;;;
text-align:center;</string>
       </property>
       <property name="text">
        <string>Date</string>
       </property>
      </widget>
      <widget class="QLineEdit" name="montant_affichage_dependance">
       <property name="geometry">
        <rect>
         <x>890</x>
         <y>150</y>
         <width>150</width>
         <height>21</height>
        </rect>
       </property>
       <property name="styleSheet">
        <string notr="true">border: 2px solid black;
font: 75 8pt &quot;MS Shell Dlg 2&quot;;
border-radius: 10px;
padding: 0 8px;
background: white;
font: bold, &quot;Comic Sans MS&quot;;;
text-align:center;</string>
       </property>
       <property name="clearButtonEnabled">
        <bool>true</bool>
       </property>
      </widget>
      <widget class="QDateEdit" name="date_affichage_dependance">
       <property name="geometry">
        <rect>
         <x>890</x>
         <y>190</y>
         <width>151</width>
         <height>22</height>
        </rect>
       </property>
       <property name="styleSheet">
        <string notr="true">border: 2px solid black;
font: 75 8pt &quot;MS Shell Dlg 2&quot;;
border-radius: 10px;
padding: 0 8px;
background: white;
font: bold, &quot;Comic Sans MS&quot;;;
text-align:center;</string>
       </property>
      </widget>
      <widget class="QLineEdit" name="type_affichage_dependance">
       <property name="geometry">
        <rect>
         <x>890</x>
         <y>110</y>
         <width>151</width>
         <height>22</height>
        </rect>
       </property>
       <property name="styleSheet">
        <string notr="true">border: 2px solid black;
font: 75 8pt &quot;MS Shell Dlg 2&quot;;
border-radius: 10px;
padding: 0 8px;
background: white;
font: bold, &quot;Comic Sans MS&quot;;;
text-align:center;</string>
       </property>
       <property name="clearButtonEnabled">
        <bool>true</bool>
       </property>
      </widget>
     </widget>
     <widget class="QWidget" name="tab_25">
      <attribute name="title">
       <string>Statistique</string>
      </attribute>
     </widget>
    </widget>
   </widget>
  </widget>
  <widget class="QPushButton" name="pushButton_calcul">
   <property name="geometry">
    <rect>
     <x>190</x>
     <y>880</y>
     <width>93</width>
     <height>61</height>
    </rect>
   </property>
   <property name="styleSheet">
    <string notr="true">border: 2px solid black;
font: 75 8pt &quot;MS Shell Dlg 2&quot;;
border-radius: 20px;
color: rgb(255, 255, 255);
padding: 0 8px;
background: #085394;
font: bold, &quot;Comic Sans MS&quot;;;
text-align:center;</string>
   </property>
   <property name="text">
    <string>Calculatrice</string>
   </property>
  </widget>
  <widget class="QPushButton" name="pushButton_blocnote">
   <property name="geometry">
    <rect>
     <x>410</x>
     <y>880</y>
     <width>93</width>
     <height>61</height>
    </rect>
   </property>
   <property name="styleSheet">
    <string notr="true">border: 2px solid black;
font: 75 8pt &quot;MS Shell Dlg 2&quot;;
border-radius: 20px;
color: rgb(255, 255, 255);
padding: 0 8px;
background: #085394;
font: bold, &quot;Comic Sans MS&quot;;;
text-align:center;</string>
   </property>
   <property name="text">
    <string>BlocNote</string>
   </property>
  </widget>
  <widget class="QLabel" name="label_pic3">
   <property name="geometry">
    <rect>
     <x>1370</x>
     <y>90</y>
     <width>291</width>
     <height>81</height>
    </rect>
   </property>
   <property name="text">
    <string/>
   </property>
  </widget>
  <widget class="QLabel" name="label_pic4">
   <property name="geometry">
    <rect>
     <x>1550</x>
     <y>260</y>
     <width>291</width>
     <height>81</height>
    </rect>
   </property>
   <property name="text">
    <string/>
   </property>
  </widget>
  <widget class="QSlider" name="progress">
   <property name="geometry">
    <rect>
     <x>1630</x>
     <y>530</y>
     <width>160</width>
     <height>22</height>
    </rect>
   </property>
   <property name="orientation">
    <enum>Qt::Horizontal</enum>
   </property>
  </widget>
  <widget class="QSlider" name="volume">
   <property name="geometry">
    <rect>
     <x>1630</x>
     <y>570</y>
     <width>160</width>
     <height>22</height>
    </rect>
   </property>
   <property name="value">
    <number>99</number>
   </property>
   <property name="orientation">
    <enum>Qt::Horizontal</enum>
   </property>
  </widget>
  <widget class="QLabel" name="label">
   <property name="geometry">
    <rect>
     <x>1450</x>
     <y>530</y>
     <width>141</width>
     <height>20</height>
    </rect>
   </property>
   <property name="styleSheet">
    <string notr="true">border: 2px solid black;
font: 75 8pt &quot;MS Shell Dlg 2&quot;;
border-radius: 10px;
color: rgb(255, 255, 255);
padding: 0 8px;
background: #085394;
font: bold, &quot;Comic Sans MS&quot;;;
text-align:center;</string>
   </property>
   <property name="text">
    <string>Progress</string>
   </property>
  </widget>
  <widget class="QLabel" name="label_2">
   <property name="geometry">
    <rect>
     <x>1450</x>
     <y>570</y>
     <width>141</width>
     <height>20</height>
    </rect>
   </property>
   <property name="styleSheet">
    <string notr="true">border: 2px solid black;
font: 75 8pt &quot;MS Shell Dlg 2&quot;;
border-radius: 10px;
color: rgb(255, 255, 255);
padding: 0 8px;
background: #085394;
font: bold, &quot;Comic Sans MS&quot;;;
text-align:center;</string>
   </property>
   <property name="text">
    <string>Volume</string>
   </property>
  </widget>
  <widget class="QPushButton" name="play_musique">
   <property name="geometry">
    <rect>
     <x>1520</x>
     <y>650</y>
     <width>93</width>
     <height>28</height>
    </rect>
   </property>
   <property name="styleSheet">
    <string notr="true">border: 2px solid black;
font: 75 8pt &quot;MS Shell Dlg 2&quot;;
border-radius: 10px;
color: rgb(255, 255, 255);
padding: 0 8px;
background: #085394;
font: bold, &quot;Comic Sans MS&quot;;;
text-align:center;</string>
   </property>
   <property name="text">
    <string>Play</string>
   </property>
  </widget>
  <widget class="QPushButton" name="stop_musique">
   <property name="geometry">
    <rect>
     <x>1640</x>
     <y>650</y>
     <width>93</width>
     <height>28</height>
    </rect>
   </property>
   <property name="styleSheet">
    <string notr="true">border: 2px solid black;
font: 75 8pt &quot;MS Shell Dlg 2&quot;;
border-radius: 10px;
color: rgb(255, 255, 255);
padding: 0 8px;
background: #085394;
font: bold, &quot;Comic Sans MS&quot;;;
text-align:center;</string>
   </property>
   <property name="text">
    <string>Stop</string>
   </property>
  </widget>
 </widget>
 <resources/>
 <connections/>
</ui>
